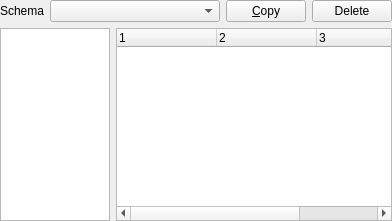
<?xml version="1.0" encoding="UTF-8"?>
<ui version="4.0">
 <class>ColorSchemaEditor</class>
 <widget class="QWidget" name="ColorSchemaEditor">
  <property name="geometry">
   <rect>
    <x>0</x>
    <y>0</y>
    <width>392</width>
    <height>221</height>
   </rect>
  </property>
  <property name="sizePolicy">
   <sizepolicy hsizetype="Preferred" vsizetype="Preferred">
    <horstretch>0</horstretch>
    <verstretch>0</verstretch>
   </sizepolicy>
  </property>
  <property name="windowTitle">
   <string>Form</string>
  </property>
  <layout class="QVBoxLayout" name="verticalLayout">
   <property name="margin">
    <number>0</number>
   </property>
   <item>
    <layout class="QHBoxLayout" name="horizontalLayout">
     <item>
      <widget class="QLabel" name="label">
       <property name="text">
        <string>Schema</string>
       </property>
      </widget>
     </item>
     <item>
      <widget class="QComboBox" name="comboBox">
       <property name="sizePolicy">
        <sizepolicy hsizetype="MinimumExpanding" vsizetype="Fixed">
         <horstretch>0</horstretch>
         <verstretch>0</verstretch>
        </sizepolicy>
       </property>
      </widget>
     </item>
     <item>
      <widget class="QPushButton" name="pushButton">
       <property name="text">
        <string>&amp;Copy</string>
       </property>
      </widget>
     </item>
     <item>
      <widget class="QPushButton" name="pushButton_2">
       <property name="text">
        <string>Delete</string>
       </property>
      </widget>
     </item>
    </layout>
   </item>
   <item>
    <layout class="QHBoxLayout" name="horizontalLayout_2">
     <item>
      <widget class="QTreeWidget" name="twColorTree">
       <property name="sizePolicy">
        <sizepolicy hsizetype="Fixed" vsizetype="Expanding">
         <horstretch>0</horstretch>
         <verstretch>0</verstretch>
        </sizepolicy>
       </property>
       <property name="minimumSize">
        <size>
         <width>110</width>
         <height>0</height>
        </size>
       </property>
       <property name="maximumSize">
        <size>
         <width>110</width>
         <height>16777215</height>
        </size>
       </property>
       <property name="rootIsDecorated">
        <bool>false</bool>
       </property>
       <property name="uniformRowHeights">
        <bool>true</bool>
       </property>
       <property name="headerHidden">
        <bool>true</bool>
       </property>
       <column>
        <property name="text">
         <string notr="true">1</string>
        </property>
       </column>
      </widget>
     </item>
     <item>
      <widget class="QTreeWidget" name="twColorList">
       <property name="sizePolicy">
        <sizepolicy hsizetype="MinimumExpanding" vsizetype="Expanding">
         <horstretch>5</horstretch>
         <verstretch>0</verstretch>
        </sizepolicy>
       </property>
       <property name="allColumnsShowFocus">
        <bool>true</bool>
       </property>
       <property name="columnCount">
        <number>4</number>
       </property>
       <attribute name="headerStretchLastSection">
        <bool>false</bool>
       </attribute>
       <column>
        <property name="text">
         <string notr="true">1</string>
        </property>
       </column>
       <column>
        <property name="text">
         <string notr="true">2</string>
        </property>
       </column>
       <column>
        <property name="text">
         <string notr="true">3</string>
        </property>
       </column>
       <column>
        <property name="text">
         <string notr="true">4</string>
        </property>
       </column>
      </widget>
     </item>
    </layout>
   </item>
  </layout>
 </widget>
 <resources/>
 <connections/>
</ui>
